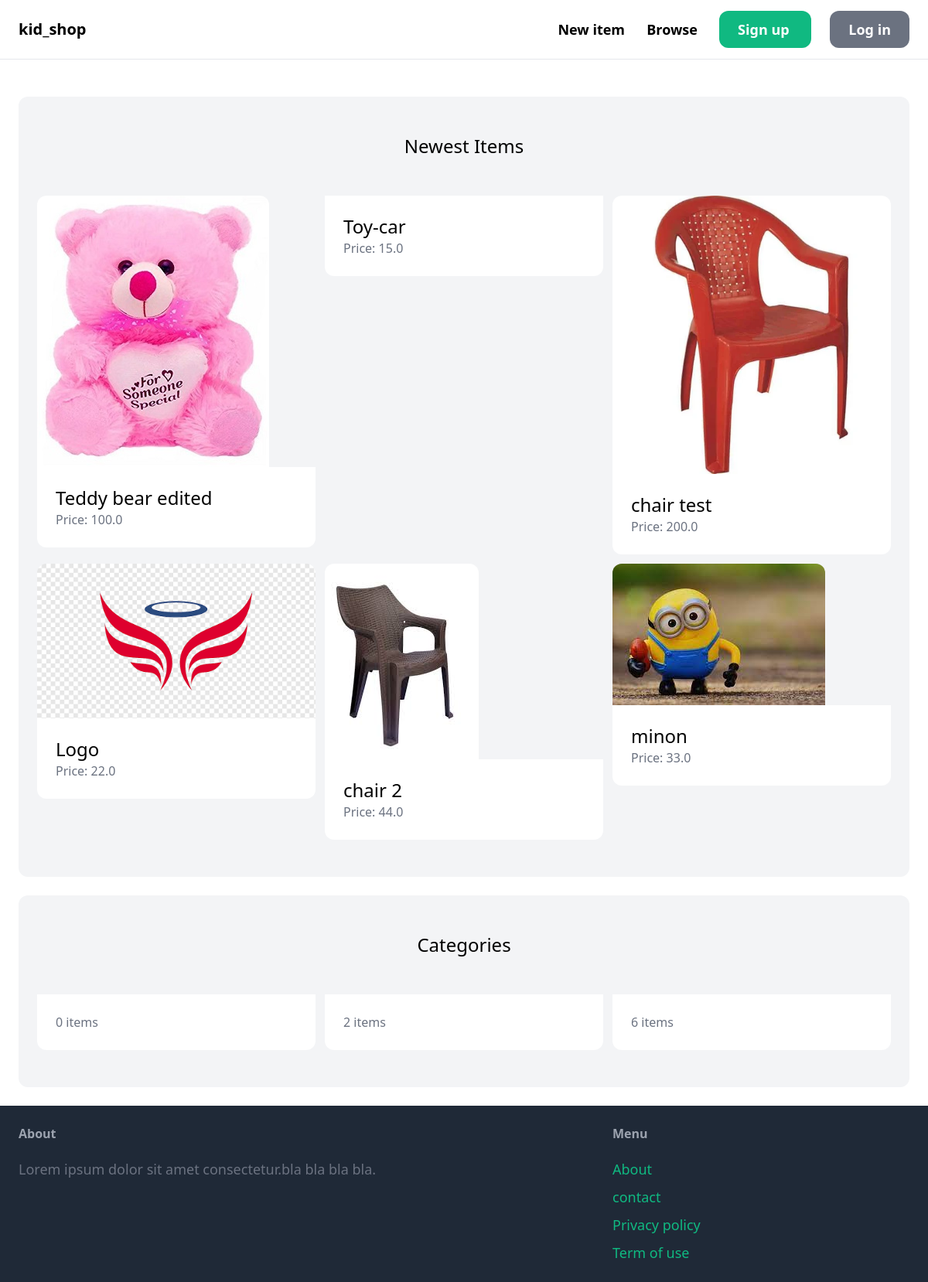
The page / on the database its author committed.
### item/models.py (models this page shows, shortened)
class Item(models.Model):
    category = models.ForeignKey(Category, related_name='items',on_delete=models.CASCADE)
    name = models.CharField(max_length=255)
    description = models.TextField(blank=True,null=True)
    price = models.FloatField()
    image = models.ImageField(upload_to='item_images',blank=True, null=True)
    is_sold = models.BooleanField(default=False)
    created_by = models.ForeignKey(User, related_name="items",on_delete=models.CASCADE)
    created_at = models.DateTimeField(auto_now_add=True)

class Category(models.Model):
    name = models.CharField(max_length=255)
    class Meta:
        ordering = ('name',)
        verbose_name_plural = 'Categories'

### core/views.py (the view)
# urls.py: path('', views.index,name='index'),
def index(request):
    items = Item.objects.filter(is_sold=False)[0:6]
    categories = Category.objects.all()
    return render(request, 'core/index.html',{
        'categories' : categories,
        'items' : items,
    })

### core/templates/core/index.html (shortened to what this page needs)
{% extends 'core/base.html' %}
{% block content %}
    <div class="mt-6 px-6 py-12 bg-gray-100 rounded-xl">
       <h2 class="mb-12 text-2xl text-center">Newest Items</h2>
       <div class="grid grid-cols-3 gap-3">
            {% for item in items %}
                <div>
                    <a href="{% url 'item:detail' item.id %}">
                        <div>
                            <img src="{{ item.image.url }}" class="rounded-t-xl"  alt="">
                        </div>
                        <div class="p-6 bg-white rounded-b-xl">
                            <h2 class="text-2xl">{{ item.name }} </h2>
                            <p class="text-gray-500">Price: {{ item.price }}</p>
                        </div>
                    </a>
                </div>
            {% endfor %}
       </div>
    </div>
    <div class="mt-6 px-6 py-12 bg-gray-100 rounded-xl">
        <h2 class="mb-12 text-2xl text-center">Categories</h2>
        <div class="grid grid-cols-3 gap-3">
            {% for category in categories %}
            <div>
                <a href="#">
                    <div class="p-6 bg-white rounded-b-xl">
                        <p class="text-gray-500">{{ category.items.count}} items</p>
                    </div>
                </a>
            </div>
            {% endfor %}
        </div>
    </div>
{% endblock  %}

### rows shown on the page
Item: image (picture), name "Teddy bear edited", price "100.0"
Item: name "Toy-car", price "15.0"
Item: image (picture), name "chair test", price "200.0"
Item: image (picture), name "Logo", price "22.0"
Item: image (picture), name "chair 2", price "44.0"
Item: image (picture), name "minon", price "33.0"
Category: items.count "0"
Category: items.count "2"
Category: items.count "6"
